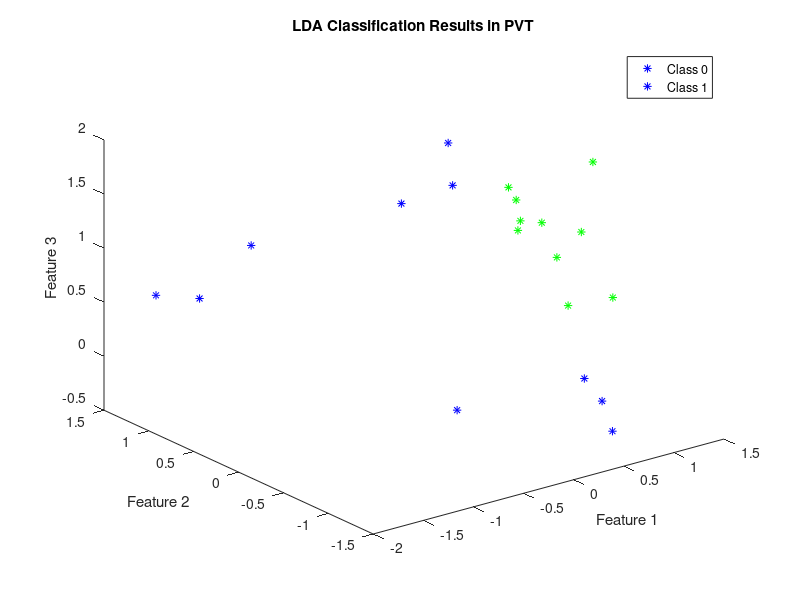

This chart was generated by the following MATLAB code:
%% section C: pre-data processing

data0 = load("./PR_CW_DATA_2021/F0_PVT.mat");
data1 = load("./PR_CW_DATA_2021/F1_PVT.mat");

zeroOneColumn = [zeros(10, 1); ones(10, 1)];

% Standardise Data
St_dataMatrix_F0 = (data0.dataMatrix_F0 - mean(data0.dataMatrix_F0)) ./ std(data0.dataMatrix_F0);
St_dataMatrix_F1 = (data1.dataMatrix_F1 - mean(data1.dataMatrix_F1)) ./ std(data1.dataMatrix_F1);

% two object within F0 and F1
% label = 0, car sponge
% label = 1, black foam

data0PV = [data0.dataMatrix_F0(11:20,1:2) zeros(10, 1);
    data0.dataMatrix_F0(21:30,1:2) ones(10, 1)];
data0PVX1 = data0PV(1:10,1:2);
data0PVX2 = data0PV(11:20,1:2);

data0PT = [data0.dataMatrix_F0(11:30,2:3) zeroOneColumn];
data0PTX1 = data0PT(1:10,1:2);
data0PTX2 = data0PT(11:20,1:2);

data0TV = [data0.dataMatrix_F0(11:20,1) data0.dataMatrix_F0(11:20,3) zeros(10, 1);
    data0.dataMatrix_F0(21:30,1) data0.dataMatrix_F0(21:30,3) ones(10, 1)];
data0TVX1 = data0TV(1:10,1:2);
data0TVX2 = data0TV(11:20,1:2);

% 3D data PTV
data0VPT = [data0.dataMatrix_F0(11:30,:) zeroOneColumn];
data0VPTX1 = data0VPT(1:10,1:3);
data0VPTX2 = data0VPT(11:20,1:3);
data1VPT = [data1.dataMatrix_F1(11:30,:) zeroOneColumn];
data1VPTX1 = data1VPT(1:10,1:3);
data1VPTX2 = data1VPT(11:20,1:3);

% combine f1&f0， combined data is the full data with labels, using two
% objects
combinedData = [data0VPT; data1VPT];% with labels
combinedDataOnly = combinedData(:, 1:3);
labels = [zeros(size(data0VPTX1, 1), 1); ones(size(data0VPTX2, 1), 1);
    zeros(size(data1VPTX1, 1), 1); ones(size(data1VPTX2, 1), 1)]; 

%% multi-clasification based on LDA

% standarize
meanCombined = mean(combinedDataOnly);
class1Data = combinedData(labels == 0, 1:3);
class2Data = combinedData(labels == 1, 1:3);

% classes mean values
meanClass1 = mean(class1Data);
meanClass2 = mean(class2Data);

stdCombined = std(combinedDataOnly);
St_combinedData = (combinedDataOnly - meanCombined) ./ stdCombined;

% calculate Sw
Sw = zeros(3, 3);
Sw = Sw + cov(class1Data);
Sw = Sw + cov(class2Data);

% calculate Sb
meanDiffBetween = (meanClass1 - meanClass2)';
Sb = (meanDiffBetween * meanDiffBetween') * size(class1Data, 1);

% eigen
[eigenVectors, eigenValues] = eig(inv(Sw) * Sb);
[~, maxIdx] = max(abs(diag(eigenValues)));
W = eigenVectors(:, maxIdx);

% projection
projectedData = St_combinedData * W;
direction = W - meanCombined;

% step = 0.001;
% point1 = [0,0] - step * direction';
% point2 = [0,0] + step * direction';
% point3 = [0,0] + step * direction';

figure(1);
for i = 1:size(data0PV, 1)
    if data0PV(i,3) == 0
        plot3(St_combinedData(i,1), St_combinedData(i,2),St_combinedData(i,3), 'b*'); hold on; % Blue star for class 0
    elseif data0PV(i,3) == 1
        plot3(St_combinedData(i,1), St_combinedData(i,2), St_combinedData(i,3), 'g*'); hold on; % Green star for class 1
    end
end

legend('Class 0', 'Class 1');
xlabel('Feature 1');
ylabel('Feature 2');
zlabel('Feature 3');
title('LDA Classification Results in PVT');
hold on;

% plot([point1(1), point2(1), point3(1)], [point1(2), point2(2), point3(1)], 'k-', 'LineWidth', 2); % 'k-' 表示黑色实线

hold off;